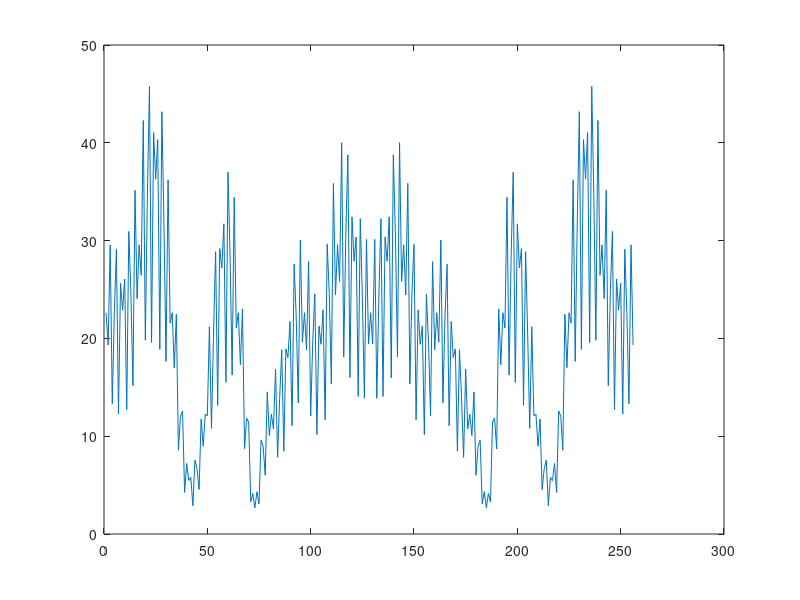

Here is the MATLAB script that generated this plot:
a = [ 1, 1, 1, 1, 1, 1, -1, -1, 1, -1, 1, -1, 1, -1, -1, 1 ];
b = [ 1, 1, 1, -1, -1, 1, -1, -1, 1, 1, 1, -1, 1, -1, 1, 1 ];
c_psc = (1 + i ) .* [ a, a, a, -a, -a, a, -a, -a, a, a, a, -a, a, -a, a, a ];

save c_psc.mat c_psc

x_psc = xcorr(c_psc);
save x_psc.mat x_psc;
plot(abs(x_psc));
pause;

c_psc_fft = fft(c_psc);
save c_psc_fft.mat c_psc_fft
plot(fftshift(abs(c_psc_fft)));
pause;
